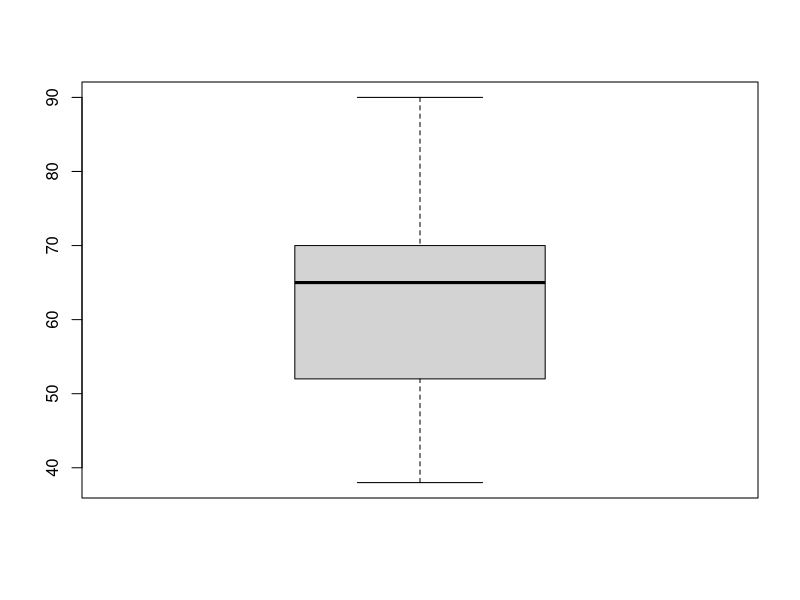
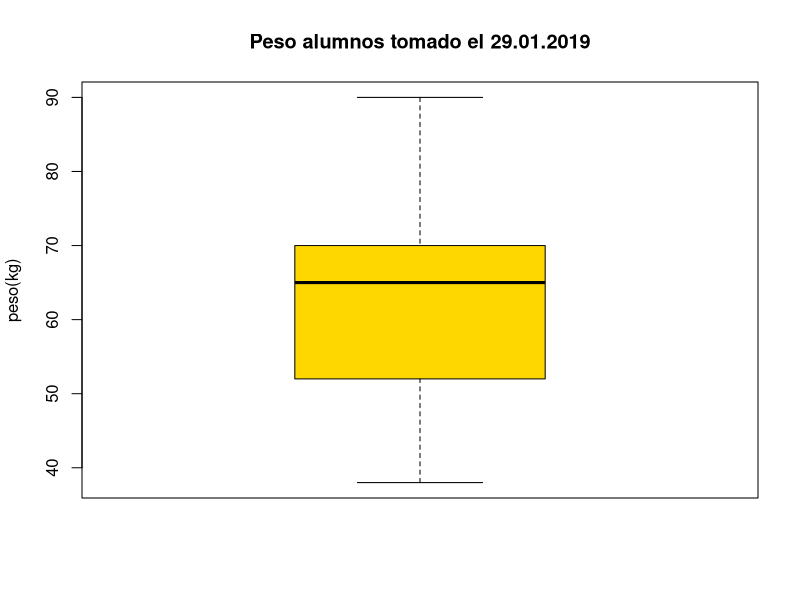

Write R code to recreate these figures, in order.
# Elian Roberto Izaguirre García
# Matrícula: 1805018
# 29.01.2020


# Operadores básicos ------------------------------------------------------

2+2
a <- 2
a+5
log(a)


# Descriptivas ------------------------------------------------------------



# Ingresar conjunto de datos

peso <- c(70, 62, 52, 90, 38, 52, 50, 56, 70, 65, 
          76, 70, 72)
peso
# número de observaciones (lenght)

length(peso)

#Calcular la media del peso, sumatoria de las observaciónes 
#y dividirlo entre el número de individuos muestreados


sum(peso)/length(peso)
peso.media <- sum(peso)/length(peso)
mean(peso)
median(peso)
sd(peso)
var(peso)

fivenum(peso)
range(peso)



# Gráficas ----------------------------------------------------------------

boxplot(peso)
boxplot(peso, col = "gold", ylab= "peso(kg)", 
        main="Peso alumnos tomado el 29.01.2019")

